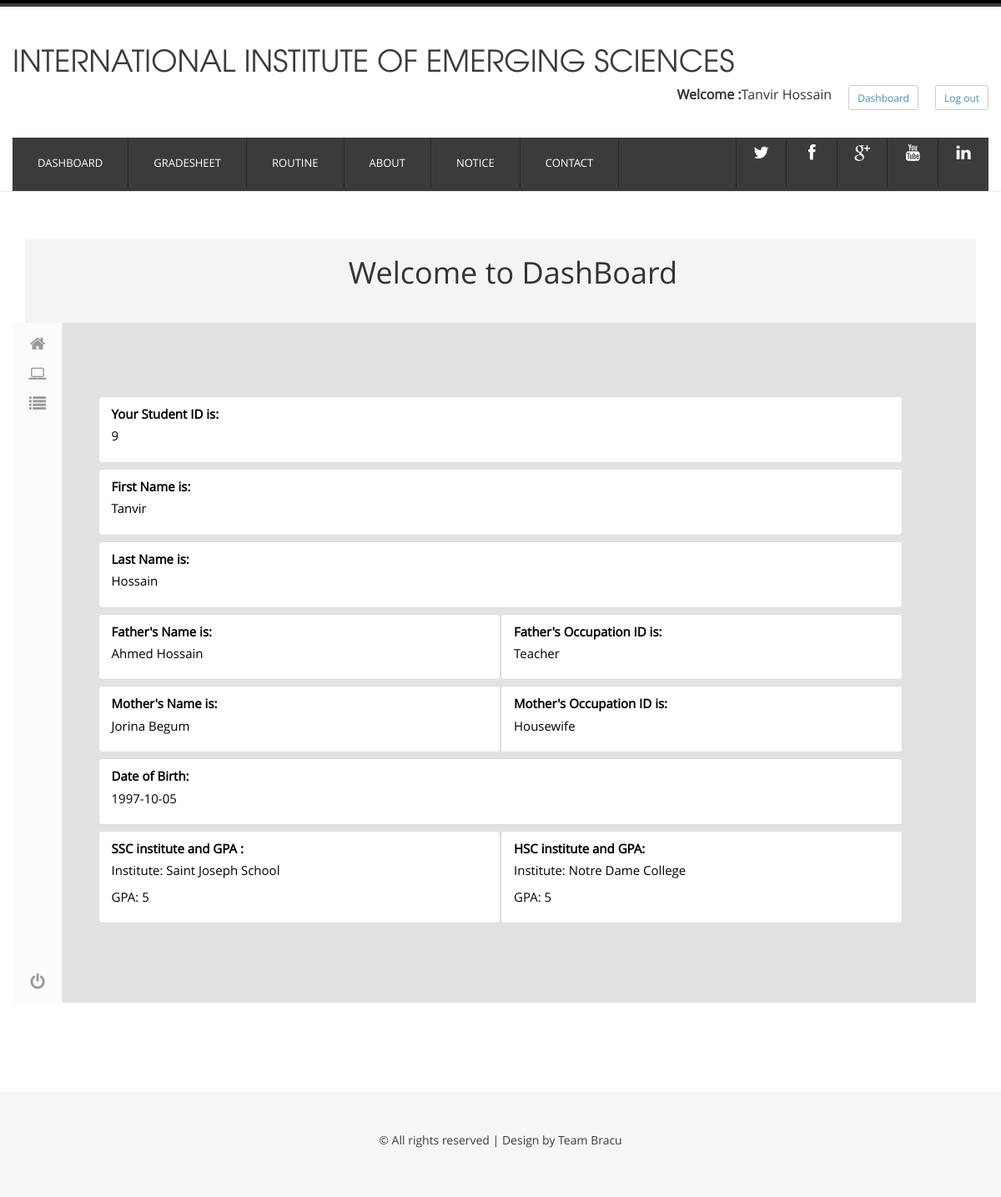
Screenshot of /includes/dashtry.php?stdid=9 (signed in) with the database file from the repository.
### tables this page shows
CREATE TABLE `personal_info` (
  `id` int(11) NOT NULL,
  `fname` varchar(50) DEFAULT NULL,
  `lname` varchar(50) DEFAULT NULL,
  `email` varchar(50) DEFAULT NULL,
  `faname` varchar(50) DEFAULT NULL,
  `faocu` varchar(15) NOT NULL,
  `moname` varchar(50) DEFAULT NULL,
  `moocu` varchar(15) NOT NULL,
  `addr` varchar(80) NOT NULL,
  `birth` date DEFAULT NULL,
  `gender` varchar(5) NOT NULL,
  `sscName` varchar(50) DEFAULT NULL,
  `sscGpa` int(1) DEFAULT NULL,
  `hscName` varchar(50) DEFAULT NULL,
  `hscGpa` int(1) DEFAULT NULL
);

### includes/stdInfo.php (the view, shortened to what this page needs)
<?php
    include_once 'database.php';
    $stdId = $_REQUEST["stdid"];
    $qry = "select * from personal_info where id=$stdId";
    $result = mysqli_query($conn,$qry);
    $subject = mysqli_fetch_assoc($result)
?>
<html>
    <head>
        <link rel="stylesheet" href="../css/header.css">
    </head>
    <body>
        <?php include_once 'sidebar.php';?>
        <div class="area" style="padding: 4%;">
            <div class="list-group" style="background-color: #f4f4f4;">
                <a href="#" id="nList" class="list-group-item list-group-item-action flex-column align-items-start col-sm-12">
                  <div class="d-flex w-100 justify-content-between">
                    <label class="mb-1">Your Student ID is: </label>
                  </div>
                  <p class="mb-1"><?php echo $subject["id"]?></p>
                </a>
            </div>
            <div class="list-group">
                <a href="#" id="nList" class="list-group-item list-group-item-action flex-column align-items-start col-sm-12">
                  <div class="d-flex w-100 justify-content-between">
                    <label class="mb-1">First Name is: </label>
                  </div>
                  <p class="mb-1"><?php echo $subject["fname"]?></p>
                </a>
            </div>
            <div class="list-group">
                <a href="#" id="nList" class="list-group-item list-group-item-action flex-column align-items-start col-sm-12">
                  <div class="d-flex w-100 justify-content-between">
                    <label class="mb-1">Last Name is: </label>
                  </div>
                  <p class="mb-1"><?php echo $subject["lname"]?></p>
                </a>
            </div>
            <div class="list-group">
                <a href="#" id="nList" class="list-group-item list-group-item-action flex-column align-items-start col-sm-6">
                  <div class="d-flex w-100 justify-content-between">
                    <label class="mb-1">Father's Name is: </label>
                  </div>
                  <p class="mb-1"><?php echo $subject["faname"]?></p>
                </a>
            </div>
            <div class="list-group">
                <a href="#" id="nList" class="list-group-item list-group-item-action flex-column align-items-start col-sm-6">
                  <div class="d-flex w-100 justify-content-between">
                    <label class="mb-1">Father's Occupation ID is: </label>
                  </div>
                  <p class="mb-1"><?php echo $subject["faocu"]?></p>
                </a>
            </div>
            <div class="list-group">
                <a href="#" id="nList" class="list-group-item list-group-item-action flex-column align-items-start col-sm-6">
                  <div class="d-flex w-100 justify-content-between">
                    <label class="mb-1">Mother's Name is: </label>
                  </div>
                  <p class="mb-1"><?php echo $subject["moname"]?></p>
                </a>
            </div>
            <div class="list-group">
                <a href="#" id="nList" class="list-group-item list-group-item-action flex-column align-items-start col-sm-6">
                  <div class="d-flex w-100 justify-content-between">
                    <label class="mb-1">Mother's Occupation ID is: </label>
                  </div>
                  <p class="mb-1"><?php echo $subject["moocu"]?></p>
                </a>
            </div>
            <div class="list-group">
                <a href="#" id="nList" class="list-group-item list-group-item-action flex-column align-items-start col-sm-12">
                  <div class="d-flex w-100 justify-content-between">
                    <label class="mb-1">Date of Birth: </label>
                  </div>
                  <p class="mb-1"><?php echo $subject["birth"]?></p>
                </a>
            </div>
            <div class="list-group">
                <a href="#" id="nList" class="list-group-item list-group-item-action flex-column align-items-start col-sm-6">
                  <div class="d-flex w-100 justify-content-between">
                    <label class="mb-1">SSC institute and GPA : </label>
                  </div>
                  <p class="mb-1"><?php echo "Institute: ".$subject["sscName"]?></p>
                  <p class="mb-1"><?php echo "GPA: ".$subject["sscGpa"]?></p>
                </a>
            </div>
            <div class="list-group">
                <a href="#" id="nList" class="list-group-item list-group-item-action flex-column align-items-start col-sm-6">
                  <div class="d-flex w-100 justify-content-between">
                    <label class="mb-1">HSC institute and GPA: </label>
                  </div>
                  <p class="mb-1"><?php echo "Institute: ".$subject["hscName"]?></p>
                  <p class="mb-1"><?php echo "GPA: ".$subject["hscGpa"]?></p>
                </a>
            </div>
        </div>
    </body>
</html>

### css/style.css (style rules this page uses)
body { font-family: 'open_sansregular'; background:#ffffff; font-size: 100%; }
.contact-form label { position: relative; z-index: 1; }

### css/header.css (style rules this page uses)
* { margin-top: 0; padding: 0; text-decoration: none; list-style: none; }
.area { float: left; background: #e2e2e2; width: 100%; height: 100%; }

### includes/stdInfo.php (style rules this page uses)
#nList { margin-bottom: 7px; color: black; font-size: 15px; }

### rows the page displays
personal_info: id "9", fname "Tanvir", lname "Hossain", faname "Ahmed Hossain", faocu "Teacher", moname "Jorina Begum", moocu "Housewife", birth "1997-10-05", sscName "Saint Joseph School", sscGpa "5", hscName "Notre Dame College", hscGpa "5"

### other values shown
$_SESSION['uname'] "Tanvir Hossain"
